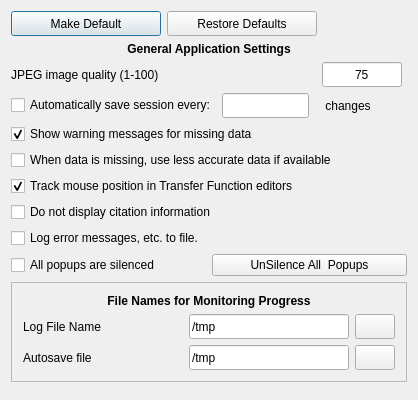
<?xml version="1.0" encoding="UTF-8"?>
<ui version="4.0">
 <class>appSettingsTab</class>
 <widget class="QWidget" name="appSettingsTab">
  <property name="geometry">
   <rect>
    <x>0</x>
    <y>0</y>
    <width>418</width>
    <height>400</height>
   </rect>
  </property>
  <property name="minimumSize">
   <size>
    <width>418</width>
    <height>400</height>
   </size>
  </property>
  <property name="maximumSize">
   <size>
    <width>418</width>
    <height>1200</height>
   </size>
  </property>
  <property name="baseSize">
   <size>
    <width>415</width>
    <height>0</height>
   </size>
  </property>
  <property name="windowTitle">
   <string>Form1</string>
  </property>
  <property name="whatsThis">
   <string>&lt;html&gt;&lt;head/&gt;&lt;body&gt;&lt;p&gt;This panel specifies application settings currently in use. Click &amp;quot;Make default&amp;quot; if you want these settings to apply the next time you start VAPOR.&lt;/p&gt;&lt;/body&gt;&lt;/html&gt;</string>
  </property>
  <layout class="QHBoxLayout" name="horizontalLayout">
   <item>
    <layout class="QVBoxLayout" name="verticalLayout">
     <item>
      <layout class="QHBoxLayout" name="_10">
       <item>
        <widget class="QPushButton" name="saveButton">
         <property name="minimumSize">
          <size>
           <width>150</width>
           <height>25</height>
          </size>
         </property>
         <property name="maximumSize">
          <size>
           <width>100</width>
           <height>32767</height>
          </size>
         </property>
         <property name="text">
          <string>Make Default</string>
         </property>
         <property name="shortcut">
          <string/>
         </property>
         <property name="autoDefault">
          <bool>true</bool>
         </property>
         <property name="default">
          <bool>true</bool>
         </property>
        </widget>
       </item>
       <item>
        <widget class="QPushButton" name="defaultButton">
         <property name="enabled">
          <bool>true</bool>
         </property>
         <property name="minimumSize">
          <size>
           <width>150</width>
           <height>25</height>
          </size>
         </property>
         <property name="toolTip">
          <string>Click to reset all user preferences and parameter values to their original default values</string>
         </property>
         <property name="text">
          <string>Restore Defaults</string>
         </property>
         <property name="shortcut">
          <string/>
         </property>
         <property name="autoRepeat">
          <bool>false</bool>
         </property>
         <property name="autoDefault">
          <bool>false</bool>
         </property>
        </widget>
       </item>
       <item>
        <spacer name="spacer205">
         <property name="orientation">
          <enum>Qt::Horizontal</enum>
         </property>
         <property name="sizeType">
          <enum>QSizePolicy::Expanding</enum>
         </property>
         <property name="sizeHint" stdset="0">
          <size>
           <width>71</width>
           <height>20</height>
          </size>
         </property>
        </spacer>
       </item>
      </layout>
     </item>
     <item>
      <widget class="QLabel" name="textLabel1_9">
       <property name="text">
        <string>&lt;html&gt;&lt;head/&gt;&lt;body&gt;&lt;p&gt;&lt;span style=&quot; font-weight:600;&quot;&gt;General Application Settings&lt;/span&gt;&lt;/p&gt;&lt;/body&gt;&lt;/html&gt;</string>
       </property>
       <property name="alignment">
        <set>Qt::AlignCenter</set>
       </property>
       <property name="wordWrap">
        <bool>true</bool>
       </property>
      </widget>
     </item>
     <item>
      <layout class="QHBoxLayout" name="_3">
       <item>
        <layout class="QVBoxLayout" name="_4">
         <item>
          <layout class="QGridLayout" name="_5">
           <item row="1" column="1">
            <widget class="QLineEdit" name="autosaveIntervalEdit">
             <property name="minimumSize">
              <size>
               <width>0</width>
               <height>25</height>
              </size>
             </property>
             <property name="maximumSize">
              <size>
               <width>87</width>
               <height>32767</height>
              </size>
             </property>
             <property name="toolTip">
              <string>Specify the number of session changes per auto save</string>
             </property>
             <property name="whatsThis">
              <string>If the session change interval is positive and if the automatic save checkbox is checked, then every time the specified number of session changes has been made the current session is saved to the session autosave file.  This is useful if there is a likelihood of crash or of terminating the application, and you would like to be able to recover your last session.</string>
             </property>
             <property name="alignment">
              <set>Qt::AlignHCenter</set>
             </property>
            </widget>
           </item>
           <item row="0" column="2">
            <widget class="QLineEdit" name="jpegQualityEdit">
             <property name="enabled">
              <bool>true</bool>
             </property>
             <property name="minimumSize">
              <size>
               <width>0</width>
               <height>25</height>
              </size>
             </property>
             <property name="maximumSize">
              <size>
               <width>80</width>
               <height>32767</height>
              </size>
             </property>
             <property name="toolTip">
              <string>Specify a quality level of the JPEG files to be created</string>
             </property>
             <property name="text">
              <string>75</string>
             </property>
             <property name="alignment">
              <set>Qt::AlignHCenter</set>
             </property>
            </widget>
           </item>
           <item row="1" column="0">
            <widget class="QCheckBox" name="autosaveCheckbox">
             <property name="toolTip">
              <string>Check to enable automatic session saving</string>
             </property>
             <property name="whatsThis">
              <string>If the session change interval is positive and if the automatic save checkbox is checked, then every time the specified number of session changes has been made the current session is saved to the session autosave file.  This is useful if there is a likelihood of crash or of terminating the application, and you would like to be able to recover your last session.</string>
             </property>
             <property name="text">
              <string>Automatically save session every:</string>
             </property>
            </widget>
           </item>
           <item row="1" column="2">
            <widget class="QLabel" name="textLabel1_8">
             <property name="minimumSize">
              <size>
               <width>85</width>
               <height>0</height>
              </size>
             </property>
             <property name="maximumSize">
              <size>
               <width>80</width>
               <height>16777215</height>
              </size>
             </property>
             <property name="text">
              <string> changes</string>
             </property>
             <property name="alignment">
              <set>Qt::AlignLeading|Qt::AlignLeft|Qt::AlignVCenter</set>
             </property>
             <property name="wordWrap">
              <bool>false</bool>
             </property>
            </widget>
           </item>
           <item row="0" column="1">
            <spacer name="spacer2_2_3">
             <property name="orientation">
              <enum>Qt::Horizontal</enum>
             </property>
             <property name="sizeType">
              <enum>QSizePolicy::Expanding</enum>
             </property>
             <property name="sizeHint" stdset="0">
              <size>
               <width>69</width>
               <height>21</height>
              </size>
             </property>
            </spacer>
           </item>
           <item row="0" column="0">
            <widget class="QLabel" name="textLabel1_2_3">
             <property name="toolTip">
              <string>Specify a value between 1 and 100 to control the image quality in a saved jpeg file.</string>
             </property>
             <property name="text">
              <string>JPEG image quality (1-100)</string>
             </property>
             <property name="wordWrap">
              <bool>false</bool>
             </property>
            </widget>
           </item>
          </layout>
         </item>
         <item>
          <widget class="QCheckBox" name="warnMissingDataCheckbox">
           <property name="toolTip">
            <string>When checked a warning message will be presented if data is unavailable</string>
           </property>
           <property name="text">
            <string>Show warning messages for missing data</string>
           </property>
           <property name="checked">
            <bool>true</bool>
           </property>
          </widget>
         </item>
         <item>
          <widget class="QCheckBox" name="lowerAccuracyCheckbox">
           <property name="toolTip">
            <string>If requested refinement or compression level is unavailable, use the highest available level, with no warning message</string>
           </property>
           <property name="text">
            <string>When data is missing, use less accurate data if available</string>
           </property>
          </widget>
         </item>
         <item>
          <widget class="QCheckBox" name="trackMouseCheckbox">
           <property name="toolTip">
            <string>Check to display position, color, opacity at mouse position in editor</string>
           </property>
           <property name="text">
            <string>Track mouse position in Transfer Function editors</string>
           </property>
           <property name="checked">
            <bool>true</bool>
           </property>
          </widget>
         </item>
         <item>
          <widget class="QCheckBox" name="noShowCitationCheckbox">
           <property name="toolTip">
            <string>Don't display the reminder to cite VAPOR when an image is saved.</string>
           </property>
           <property name="text">
            <string>Do not display citation information</string>
           </property>
          </widget>
         </item>
         <item>
          <widget class="QCheckBox" name="logfileCheckbox">
           <property name="toolTip">
            <string>Check box to write errors, warnings, diagnostics, etc. to specified log file</string>
           </property>
           <property name="text">
            <string>Log error messages, etc. to file.</string>
           </property>
          </widget>
         </item>
         <item>
          <layout class="QHBoxLayout" name="horizontalLayout_2">
           <item>
            <widget class="QCheckBox" name="silenceCheckbox">
             <property name="toolTip">
              <string>Check to silence all popups.  Uncheck to resume popups that have not been silenced.</string>
             </property>
             <property name="text">
              <string>All popups are silenced</string>
             </property>
            </widget>
           </item>
           <item>
            <widget class="QPushButton" name="unsilenceButton">
             <property name="toolTip">
              <string>Click to make all silenced messages display when appropriate.</string>
             </property>
             <property name="text">
              <string>UnSilence All  Popups</string>
             </property>
            </widget>
           </item>
          </layout>
         </item>
         <item>
          <layout class="QHBoxLayout" name="horizontalLayout_8"/>
         </item>
        </layout>
       </item>
      </layout>
     </item>
     <item>
      <widget class="QFrame" name="frame10">
       <property name="whatsThis">
        <string>The log file and session autosave file are written to disk as often as required by the user.  The contents of the log file are established by the message logging limit values (below).  The frequency of the session autosave is set by the &quot;automaticalyy save session...&quot; values above.</string>
       </property>
       <property name="frameShape">
        <enum>QFrame::StyledPanel</enum>
       </property>
       <property name="frameShadow">
        <enum>QFrame::Raised</enum>
       </property>
       <layout class="QHBoxLayout" name="_6">
        <item>
         <layout class="QVBoxLayout" name="_7">
          <item>
           <widget class="QLabel" name="textLabel1_4">
            <property name="text">
             <string>&lt;b&gt;File Names for Monitoring Progress&lt;/b&gt;</string>
            </property>
            <property name="alignment">
             <set>Qt::AlignCenter</set>
            </property>
            <property name="wordWrap">
             <bool>true</bool>
            </property>
           </widget>
          </item>
          <item>
           <layout class="QHBoxLayout" name="_8">
            <item>
             <widget class="QLabel" name="textLabel1_2_4">
              <property name="text">
               <string>Log File Name</string>
              </property>
              <property name="wordWrap">
               <bool>false</bool>
              </property>
             </widget>
            </item>
            <item>
             <spacer name="spacer84">
              <property name="orientation">
               <enum>Qt::Horizontal</enum>
              </property>
              <property name="sizeType">
               <enum>QSizePolicy::Expanding</enum>
              </property>
              <property name="sizeHint" stdset="0">
               <size>
                <width>82</width>
                <height>20</height>
               </size>
              </property>
             </spacer>
            </item>
            <item>
             <widget class="QLineEdit" name="logFilePathEdit">
              <property name="enabled">
               <bool>true</bool>
              </property>
              <property name="minimumSize">
               <size>
                <width>160</width>
                <height>25</height>
               </size>
              </property>
              <property name="toolTip">
               <string>Specify the log file name (on Unix,  specify &quot;stderr&quot; for logging to console)</string>
              </property>
              <property name="whatsThis">
               <string>The log file name will be used to write diagnostics, warnings and errors to file.  On unix platforms, if the log file name is &quot;stderr&quot; or if the environment variable &quot;VAPOR_DEBUG&quot; is set, then these messages will be written to the console.</string>
              </property>
              <property name="text">
               <string>/tmp</string>
              </property>
              <property name="readOnly">
               <bool>false</bool>
              </property>
             </widget>
            </item>
            <item>
             <widget class="QPushButton" name="logFilePathButton">
              <property name="minimumSize">
               <size>
                <width>0</width>
                <height>25</height>
               </size>
              </property>
              <property name="toolTip">
               <string>Specify Log File Name</string>
              </property>
              <property name="text">
               <string/>
              </property>
              <property name="autoDefault">
               <bool>false</bool>
              </property>
             </widget>
            </item>
           </layout>
          </item>
          <item>
           <layout class="QHBoxLayout" name="_9">
            <item>
             <widget class="QLabel" name="textLabel1_2_5_2_2">
              <property name="toolTip">
               <string>Name of file where sessions are automatically saved</string>
              </property>
              <property name="whatsThis">
               <string>The file specified for auto save is overwritten every time there is an automatic session save</string>
              </property>
              <property name="text">
               <string>Autosave file</string>
              </property>
              <property name="wordWrap">
               <bool>false</bool>
              </property>
             </widget>
            </item>
            <item>
             <spacer name="spacer85">
              <property name="orientation">
               <enum>Qt::Horizontal</enum>
              </property>
              <property name="sizeType">
               <enum>QSizePolicy::Expanding</enum>
              </property>
              <property name="sizeHint" stdset="0">
               <size>
                <width>82</width>
                <height>20</height>
               </size>
              </property>
             </spacer>
            </item>
            <item>
             <widget class="QLineEdit" name="autosaveFilenameEdit">
              <property name="enabled">
               <bool>true</bool>
              </property>
              <property name="minimumSize">
               <size>
                <width>160</width>
                <height>25</height>
               </size>
              </property>
              <property name="toolTip">
               <string>Specify the file name and path (if not in the current directory) where sessions are automatically saved</string>
              </property>
              <property name="whatsThis">
               <string>The file specified for auto save is overwritten every time there is an automatic session save</string>
              </property>
              <property name="text">
               <string>/tmp</string>
              </property>
             </widget>
            </item>
            <item>
             <widget class="QPushButton" name="autosavePathButton">
              <property name="minimumSize">
               <size>
                <width>0</width>
                <height>25</height>
               </size>
              </property>
              <property name="toolTip">
               <string>Click to choose session auto save filename</string>
              </property>
              <property name="whatsThis">
               <string>The file specified for auto save is overwritten every time there is an automatic session save</string>
              </property>
              <property name="text">
               <string/>
              </property>
              <property name="autoDefault">
               <bool>false</bool>
              </property>
             </widget>
            </item>
           </layout>
          </item>
         </layout>
        </item>
       </layout>
      </widget>
     </item>
     <item>
      <spacer name="spacer202">
       <property name="orientation">
        <enum>Qt::Vertical</enum>
       </property>
       <property name="sizeType">
        <enum>QSizePolicy::Expanding</enum>
       </property>
       <property name="sizeHint" stdset="0">
        <size>
         <width>20</width>
         <height>17</height>
        </size>
       </property>
      </spacer>
     </item>
    </layout>
   </item>
  </layout>
 </widget>
 <layoutdefault spacing="6" margin="11"/>
 <resources/>
 <connections/>
</ui>
